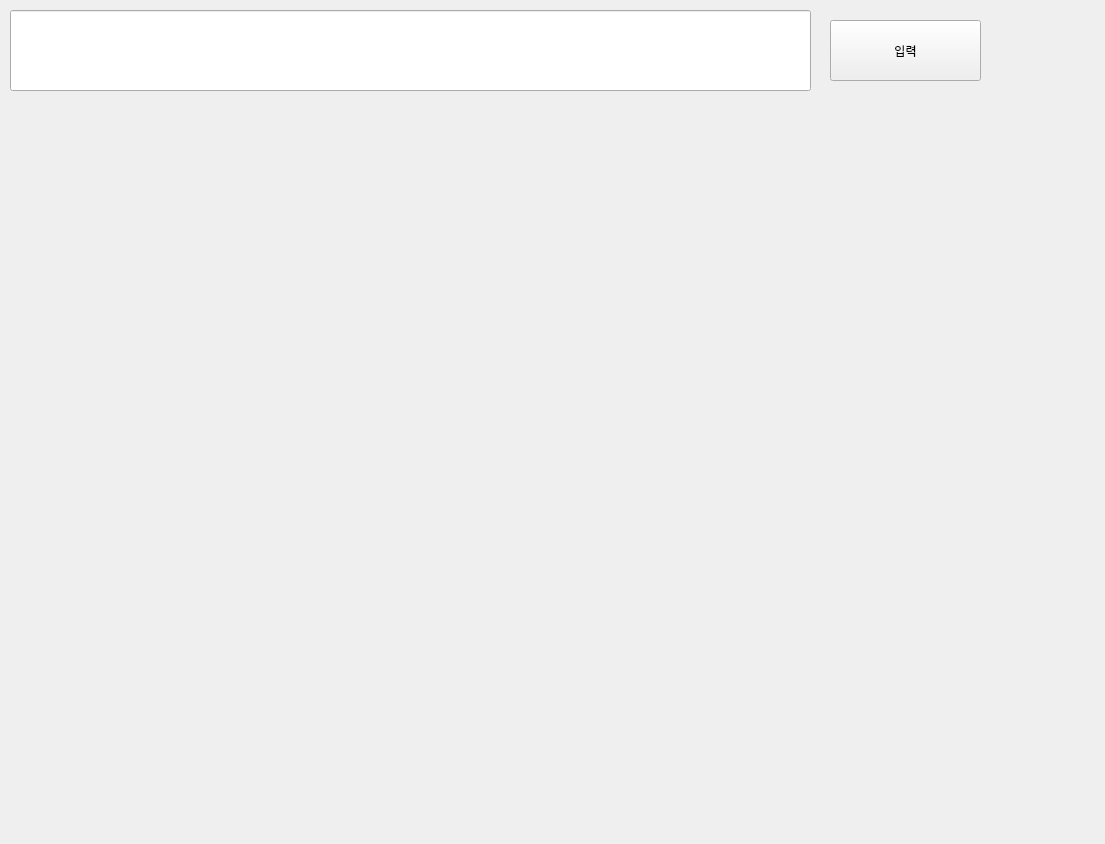
<?xml version="1.0" encoding="UTF-8"?>
<ui version="4.0">
 <class>Dialog</class>
 <widget class="QDialog" name="Dialog">
  <property name="geometry">
   <rect>
    <x>0</x>
    <y>0</y>
    <width>1105</width>
    <height>844</height>
   </rect>
  </property>
  <property name="windowTitle">
   <string>Dialog</string>
  </property>
  <property name="toolTipDuration">
   <number>0</number>
  </property>
  <widget class="QLineEdit" name="q_lineEdit">
   <property name="geometry">
    <rect>
     <x>10</x>
     <y>10</y>
     <width>801</width>
     <height>81</height>
    </rect>
   </property>
  </widget>
  <widget class="QToolButton" name="input_toolButton">
   <property name="geometry">
    <rect>
     <x>830</x>
     <y>20</y>
     <width>151</width>
     <height>61</height>
    </rect>
   </property>
   <property name="text">
    <string>입력</string>
   </property>
  </widget>
 </widget>
 <resources/>
 <connections/>
</ui>
